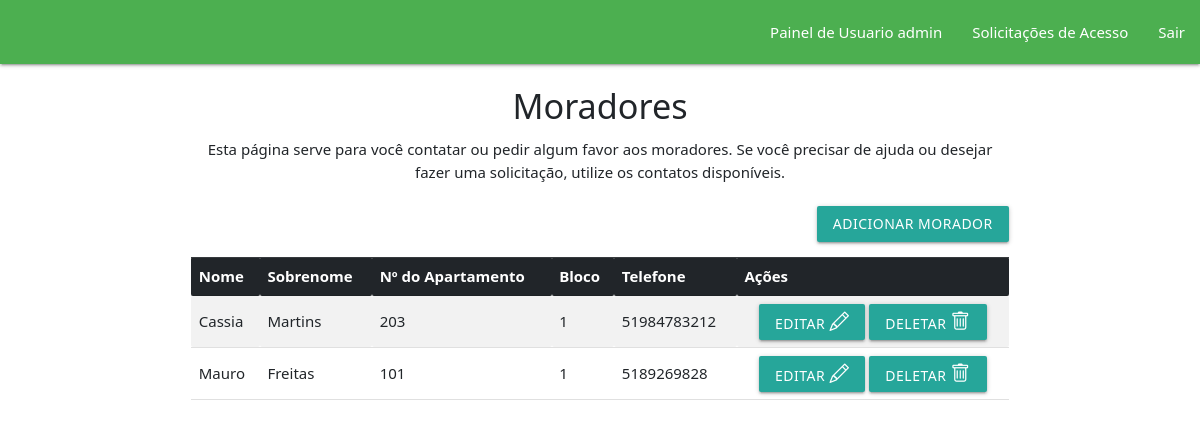
The page /moradores.php (signed in) on the database its author committed.
### tables this page shows
CREATE TABLE `moradores` (
  `morador_id` int(11) NOT NULL,
  `nome` varchar(255) NOT NULL,
  `sobrenome` varchar(255) NOT NULL,
  `num_apartamento` varchar(255) NOT NULL,
  `bloco` varchar(255) NOT NULL,
  `telefone` varchar(255) NOT NULL
);

### Model/MoradorModel.php (called while the page is built, shortened)
<?php
class MoradorModel {
    private $connect;
    public function __construct($connect) {
        $this->connect = $connect;
    }
    public function getAllMoradores() {
        $sql = "SELECT morador_id, nome, sobrenome, num_apartamento, bloco, telefone FROM moradores";
        $result = $this->connect->query($sql);
        return $result->fetch_all(MYSQLI_ASSOC);
    }
}
?>

### moradores.php (the view, shortened to what this page needs)
<?php
include_once 'includes/header.php';
include_once 'menu.php';
require_once 'Model/MoradorModel.php';
$isAdmin = ($_SESSION['tipo_acesso'] ?? '') === 'administrador';
$model = new MoradorModel($connect);
$moradores = $model->getAllMoradores();
?>
<!DOCTYPE html>
<html lang="pt-br">
<head>
    <link rel="stylesheet" href="https://cdn.jsdelivr.net/npm/bootstrap-icons@1.10.3/font/bootstrap-icons.css" />
    <link href="https://cdn.jsdelivr.net/npm/bootstrap@5.3.0-alpha1/dist/css/bootstrap.min.css" rel="stylesheet" />
</head>
<body>
    <div class="container my-4">
        <h4 class="light text-center">Moradores</h4>
        <p class="text-center mb-4">Esta página serve para você contatar ou pedir algum favor aos moradores. Se você precisar de ajuda ou desejar fazer uma solicitação, utilize os contatos disponíveis.</p>
        <?php if ($isAdmin): ?>
        <div class="text-end mb-3">
            <a href="adicionar_morador.php" class="btn btn-success">Adicionar Morador</a>
        </div>
        <?php endif; ?>
        <table class="table table-striped table-bordered">
            <thead class="table-dark">
                <tr>
                    <th>Nome</th>
                    <th>Sobrenome</th>
                    <th>Nº do Apartamento</th>
                    <th>Bloco</th>
                    <th>Telefone</th>
                    <?php if ($isAdmin): ?>
                    <th>Ações</th>
                    <?php endif; ?>
                </tr>
            </thead>
            <tbody>
                <?php foreach ($moradores as $dados): ?>
                <tr>
                    <td><?php echo htmlspecialchars($dados['nome']); ?></td>
                    <td><?php echo htmlspecialchars($dados['sobrenome']); ?></td>
                    <td><?php echo htmlspecialchars($dados['num_apartamento']); ?></td>
                    <td><?php echo htmlspecialchars($dados['bloco']); ?></td>
                    <td><?php echo htmlspecialchars($dados['telefone']); ?></td>
                    <?php if ($isAdmin): ?>
                    <td class="text-center">
                        <a href="editar_morador.php?id=<?php echo $dados['morador_id']; ?>" class="btn btn-sm btn-primary">Editar <i class="bi bi-pencil"></i></a>
                        <a href="deletar_morador.php?id=<?php echo $dados['morador_id']; ?>" class="btn btn-sm btn-danger" onclick="return confirm('Tem certeza que deseja deletar este morador?');">Deletar <i class="bi bi-trash"></i></a>
                    </td>
                    <?php endif; ?>
                </tr>
                <?php endforeach; ?>
            </tbody>
        </table>
    </div>
    <?php include_once 'includes/footer.php'; ?>
</body>
</html>

### rows shown on the page
moradores: nome "Cassia", sobrenome "Martins", num_apartamento "203", bloco "1", telefone "51984783212"
moradores: nome "Mauro", sobrenome "Freitas", num_apartamento "101", bloco "1", telefone "5189269828"

### other values the page prints
$_SESSION['nome_usuario'] "Usuario admin"
